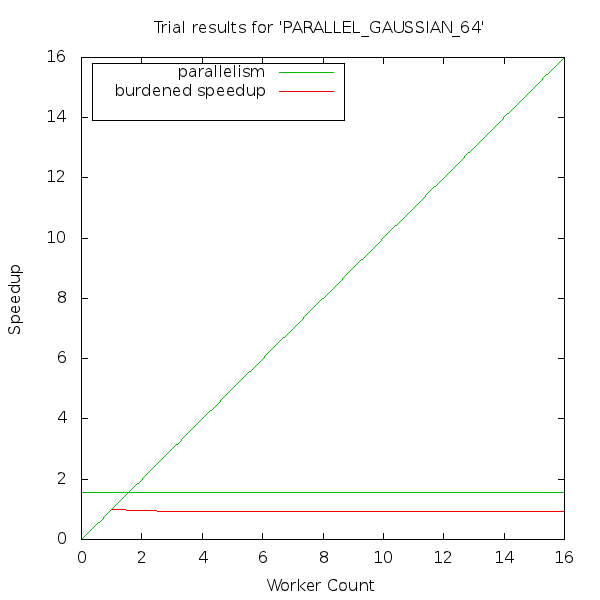

Here is the gnuplot script that generated this plot:
set terminal png size 600, 600
set output "PARALLEL_GAUSSIAN_64.png"
set datafile separator ","
set size square 1.0, 1.0
set title "Trial results for 'PARALLEL_GAUSSIAN_64'"
set xlabel "Worker Count" 0.0,0.0
set ylabel "Speedup" 0.0,0.0
set key left top box
set pointsize 1.8
plot [0:16] [0:16] x title "parallelism" lt 2, 1.556175 notitle lt 2, "PARALLEL_GAUSSIAN_64.csv" using 1:2 title "burdened speedup" with lines lt 1, "PARALLEL_GAUSSIAN_64.csv" using 1:4 with points pt 1 title "trials"
